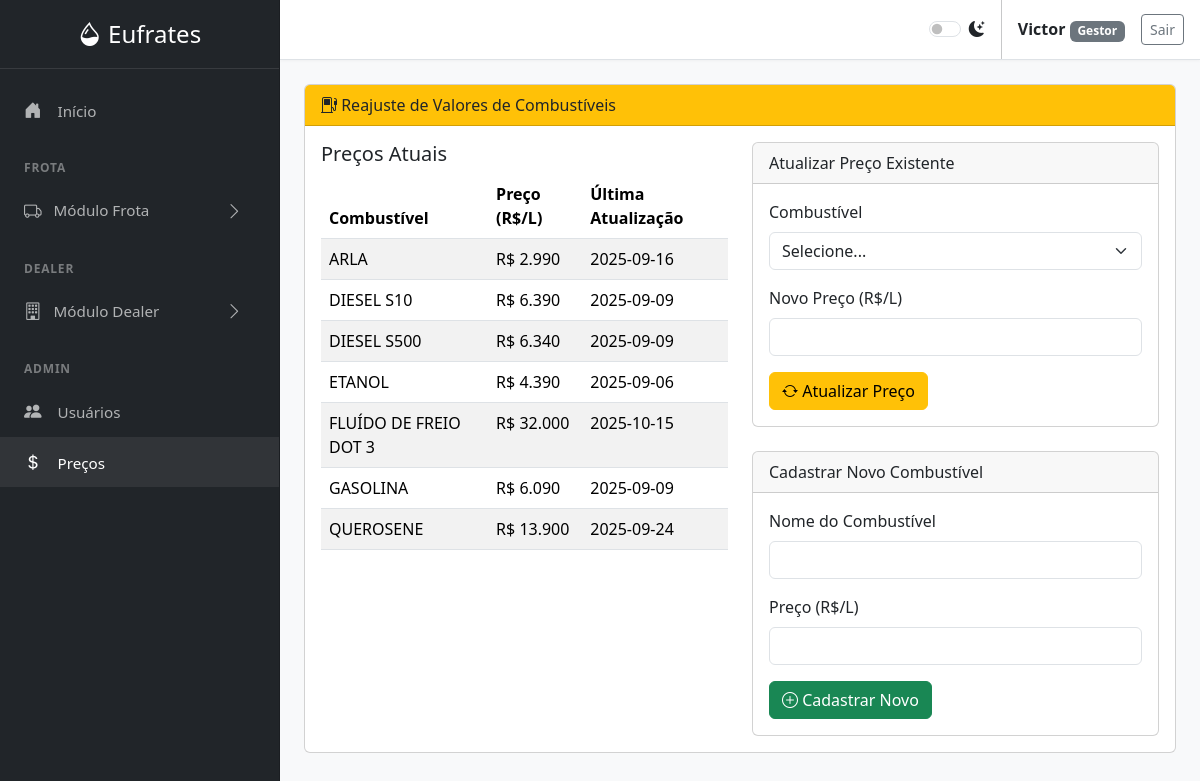
Page /reajuste-combustiveis (signed in) on the committed database.
### tables this page shows
CREATE TABLE users (
        id INTEGER PRIMARY KEY AUTOINCREMENT,
        username TEXT NOT NULL UNIQUE,
        password_hash TEXT NOT NULL,
        role TEXT NOT NULL CHECK(role IN ('Gestor', 'Comprador', 'Padrão'))
    );

CREATE TABLE precos_combustivel (
        id INTEGER PRIMARY KEY AUTOINCREMENT,
        combustivel TEXT NOT NULL UNIQUE,
        preco REAL NOT NULL,
        data_atualizacao TEXT NOT NULL
    );

### frota.py (the view, shortened to what this page needs)
@frota_bp.route('/reajuste-combustiveis', methods=['GET', 'POST'])
@login_required
@roles_required(['Administrador', 'Gestor'])
def reajuste_combustiveis():
    precos = obter_precos_combustivel()
    return render_template('reajuste_combustiveis.html', precos=precos, active_page='reajuste_combustiveis')

### database.py (called while the page is built)
def get_db_connection():
    conn = sqlite3.connect('abastecimentos.db')
    conn.row_factory = sqlite3.Row
    return conn

def get_user_by_id(user_id):
    conn = get_db_connection()
    user = conn.execute('SELECT * FROM users WHERE id = ?', (user_id,)).fetchone()
    conn.close()
    return user

def obter_precos_combustivel():
    conn = get_db_connection()
    query = "SELECT combustivel, preco, data_atualizacao FROM precos_combustivel ORDER BY combustivel"
    df = pd.read_sql(query, conn)
    conn.close()
    return df.to_dict('records')

### utils.py (called while the page is built)
def inject_now():
    return {'now': datetime.now(), 'g': g}

def load_logged_in_user():
    user_id = session.get('user_id')
    g.user = get_user_by_id(user_id) if user_id else None

def login_required(view):
    @wraps(view)
    def wrapped_view(*args, **kwargs):
        if g.user is None:
            flash('Você precisa estar logado para acessar esta página.', 'warning')
            return redirect(url_for('auth.login'))
        return view(*args, **kwargs)
    return wrapped_view

def roles_required(roles):
    def wrapper(view):
        @wraps(view)
        def wrapped_view(*args, **kwargs):
            if g.user is None:
                flash('Você precisa estar logado para acessar esta página.', 'warning')
                return redirect(url_for('auth.login'))
            if g.user['role'] not in roles and g.user['role'] != 'Administrador':
                flash('Acesso negado. Sua função não permite acessar esta página.', 'danger')
                return redirect(url_for('frota.index'))
            return view(*args, **kwargs)
        return wrapped_view
    return wrapper

### templates/reajuste_combustiveis.html (shortened to what this page needs)
{% extends "base.html" %}
{% block content %}
<div class="card">
    <div class="card-header bg-warning text-dark">
        <i class="bi bi-fuel-pump"></i> Reajuste de Valores de Combustíveis
    </div>
    <div class="card-body">
        <div class="row">
            <div class="col-md-6">
                <h5>Preços Atuais</h5>
                <div class="table-responsive">
                    <table class="table table-striped">
                        <thead>
                            <tr>
                                <th>Combustível</th>
                                <th>Preço (R$/L)</th>
                                <th>Última Atualização</th>
                            </tr>
                        </thead>
                        <tbody>
                            {% for preco in precos %}
                            <tr>
                                <td>{{ preco.combustivel }}</td>
                                <td>R$ {{ "%.3f"|format(preco.preco) }}</td>
                                <td>{{ preco.data_atualizacao }}</td>
                            </tr>
                            {% endfor %}
                        </tbody>
                    </table>
                </div>
            </div>
            <div class="col-md-6">
                <div class="card mb-4">
                    <div class="card-header">Atualizar Preço Existente</div>
                    <div class="card-body">
                        <form method="POST" action="/reajuste-combustiveis">
                            <div class="mb-3">
                                <label class="form-label">Combustível</label>
                                <select class="form-select" name="combustivel" required>
                                    <option value="">Selecione...</option>
                                </select>
                            </div>
                            <div class="mb-3">
                                <label class="form-label">Novo Preço (R$/L)</label>
                                <input type="number" step="0.001" class="form-control" name="novo_preco" required>
                            </div>
                            <button type="submit" class="btn btn-warning">
                                <i class="bi bi-arrow-repeat"></i> Atualizar Preço
                            </button>
                        </form>
                    </div>
                </div>
                <div class="card">
                    <div class="card-header">Cadastrar Novo Combustível</div>
                    <div class="card-body">
                        <form method="POST" action="/reajuste-combustiveis">
                            <div class="mb-3">
                                <label class="form-label">Nome do Combustível</label>
                                <input type="text" class="form-control" name="novo_combustivel" required>
                            </div>
                            <div class="mb-3">
                                <label class="form-label">Preço (R$/L)</label>
                                <input type="number" step="0.001" class="form-control" name="novo_preco" required>
                            </div>
                            <button type="submit" class="btn btn-success">
                                <i class="bi bi-plus-circle"></i> Cadastrar Novo
                            </button>
                        </form>
                    </div>
                </div>
            </div>
        </div>
    </div>
</div>
{% endblock %}

### templates/base.html (shortened to what this page needs)
<!DOCTYPE html>
<html lang="pt-BR" data-bs-theme="light">
<head>
    <link href="https://cdn.jsdelivr.net/npm/bootstrap@5.3.3/dist/css/bootstrap.min.css" rel="stylesheet">
    <link rel="stylesheet" href="https://cdn.jsdelivr.net/npm/bootstrap-icons@1.11.3/font/bootstrap-icons.min.css">
</head>
<body>
    <div class="sidebar text-white">
        <div class="sidebar-header text-center">
            <a href="{{ url_for('frota.index') }}" class="fs-4 text-white text-decoration-none">
                <i class="bi bi-droplet-half"></i> Eufrates
            </a>
        </div>
        <ul class="nav flex-column flex-grow-1 mt-3">
            <li class="nav-item">
                <a class="nav-link {% if active_page == 'index' %}active{% endif %}" href="{{ url_for('frota.index') }}">
                    <i class="bi bi-house-door-fill"></i> Início
                </a>
            </li>
            <div class="sidebar-heading">Frota</div>
            <li class="nav-item">
                <a class="nav-link d-flex align-items-center" data-bs-toggle="collapse" href="#frotaSubmenu" role="button" aria-expanded="false" aria-controls="frotaSubmenu">
                    <i class="bi bi-truck"></i> Módulo Frota <i class="bi bi-chevron-right arrow"></i>
                </a>
            </li>
            <div class="sidebar-heading">Dealer</div>
            <li class="nav-item">
                <a class="nav-link d-flex align-items-center" data-bs-toggle="collapse" href="#dealerSubmenu" role="button" aria-expanded="false" aria-controls="dealerSubmenu">
                    <i class="bi bi-building"></i> Módulo Dealer <i class="bi bi-chevron-right arrow"></i>
                </a>
            </li>
            {% if g.user and g.user.role in ['Administrador', 'Gestor'] %}
            <div class="sidebar-heading">Admin</div>
            <li class="nav-item">
                <a class="nav-link {% if active_page == 'user_management' %}active{% endif %}" href="{{ url_for('auth.user_management') }}">
                    <i class="bi bi-people-fill"></i> Usuários
                </a>
            </li>
            <li class="nav-item">
                <a class="nav-link {% if active_page == 'reajuste_combustiveis' %}active{% endif %}" href="{{ url_for('frota.reajuste_combustiveis') }}">
                    <i class="bi bi-currency-dollar"></i> Preços
                </a>
            </li>
            {% endif %}
        </ul>
    </div>
    <div class="main-content">
        <nav class="top-nav px-3 d-flex align-items-center justify-content-end">
            <div class="form-check form-switch me-3">
                <input class="form-check-input" type="checkbox" role="switch" id="themeSwitcher">
                <label class="form-check-label" for="themeSwitcher"><i class="bi bi-moon-stars-fill"></i></label>
            </div>
            {% if g.user %}
                <div class="px-3">
                    <span class="fw-bold">{{ g.user.username }}</span>
                    <span class="badge text-bg-secondary">{{ g.user.role }}</span>
                </div>
                <a href="{{ url_for('auth.logout') }}" class="btn btn-outline-secondary btn-sm">Sair</a>
            {% endif %}
        </nav>
        <main class="page-content">
            {% block content %}{% endblock %}
        </main>
    </div>
</body>
</html>

### templates/base.html (style rules this page uses)
:root { --sidebar-width: 280px; }
body { display: flex; background-color: var(--bs-tertiary-bg); }
.sidebar { width: var(--sidebar-width); height: 100vh; position: fixed; top: 0; left: 0; display: flex; flex-direction: column; background-color: #212529; border-right: 1px solid var(--bs-border-color-translucent); overflow-y: auto; }
.main-content { margin-left: var(--sidebar-width); width: calc(100% - var(--sidebar-width)); }
.top-nav { background-color: var(--bs-body-bg); border-bottom: 1px solid var(--bs-border-color); min-height: 60px; box-shadow: 0 1px 3px rgba(0,0,0, .04); }
.page-content { padding: 1.5rem; }
.sidebar-header { padding: 1rem 1.5rem; border-bottom: 1px solid rgba(255, 255, 255, 0.1); }
.sidebar .nav-link { color: rgba(255, 255, 255, 0.65); font-size: 0.95rem; padding: 0.75rem 1.5rem; }
.sidebar .nav-link:hover, .sidebar .nav-link.active { background-color: rgba(255, 255, 255, 0.07); color: #fff; }
.sidebar .nav-link .bi { margin-right: 0.75rem; font-size: 1.1rem; }
.sidebar .nav-link[data-bs-toggle="collapse"] .arrow { margin-left: auto; transition: transform 0.2s ease-in-out; }
.sidebar-heading { font-size: .75rem; text-transform: uppercase; letter-spacing: .05rem; font-weight: 600; color: rgba(255, 255, 255, 0.4); padding: 1.5rem 1.5rem 0.5rem; }

### rows in the picture
users: user.username "Victor", user.role "Gestor"
precos_combustivel: combustivel "ARLA", preco "2.990", data_atualizacao "2025-09-16"
precos_combustivel: combustivel "DIESEL S10", preco "6.390", data_atualizacao "2025-09-09"
precos_combustivel: combustivel "DIESEL S500", preco "6.340", data_atualizacao "2025-09-09"
precos_combustivel: combustivel "ETANOL", preco "4.390", data_atualizacao "2025-09-06"
precos_combustivel: combustivel "FLUÍDO DE FREIO DOT 3", preco "32.000", data_atualizacao "2025-10-15"
precos_combustivel: combustivel "GASOLINA", preco "6.090", data_atualizacao "2025-09-09"
precos_combustivel: combustivel "QUEROSENE", preco "13.900", data_atualizacao "2025-09-24"
